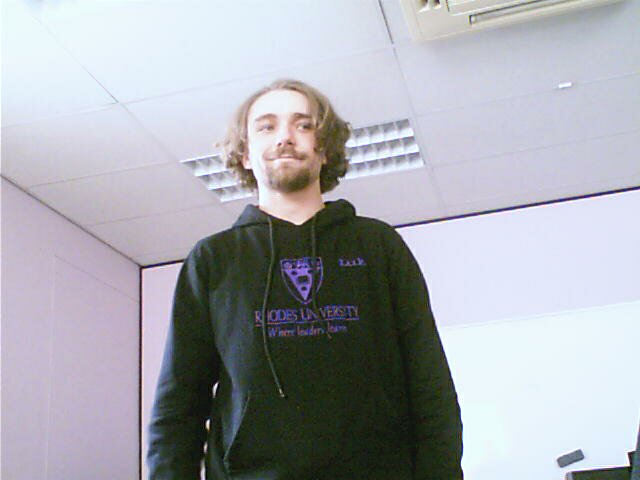
#> input picture me.jpg, 640 x 480 px; its folder holds 5 pictures in this run
$ python sharpen_blur.py
#> lines starting #> are read from the running program, lines starting #| are printed output that depends on the picture
#> in main, img is the input picture: shape (480, 640, 3); mean B, G, R 177.3, 170.8, 168.9
#!/usr/bin/env python3

import cv2
import numpy as np
import os

# [160 lines left out: functions makevideo, slid, slad, sharpen, sharpie, blur and 2 more, not called in this run]

def canhesharp(img):
  gray = cv2.cvtColor(img, cv2.COLOR_BGR2GRAY)
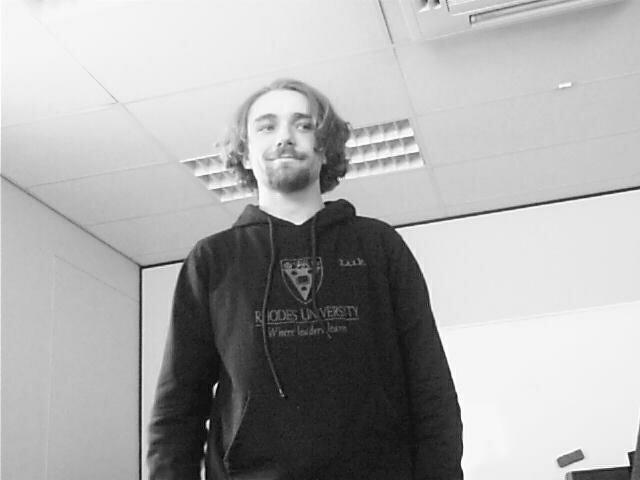
#> gray: shape (480, 640); min 0, max 255, mean 171
  blur = cv2.GaussianBlur(gray, (5, 5), 3)
  edges = cv2.Canny(blur, 50, 200)
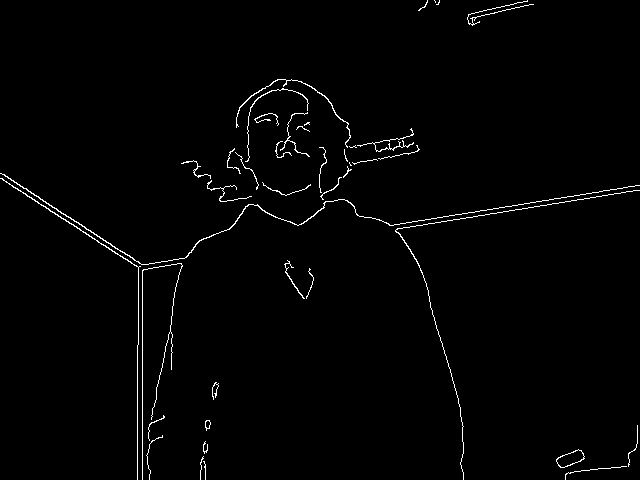
#> edges: shape (480, 640); 1.4% white in thin lines or dots
  cv2.imshow('Edges', edges)
  cv2.waitKey(0)
  #tchan = np.zeros_like(img)
  b = edges.copy()
  g = edges.copy()
  r = edges.copy()
  tchan = cv2.merge((b, g, r))
#> tchan: shape (480, 640, 3); 1.4% white in thin lines or dots
  w = np.ones_like(img) * 255
  diff = cv2.subtract(w, tchan)
#> diff: shape (480, 640, 3); 98.6% white; black in thin lines or dots
#> w: shape (480, 640, 3); every value is 255
  cv2.imshow('Diff', diff)
  cv2.waitKey(0)
  sharp = cv2.addWeighted(img, 1.0, diff, 1.0, 0)
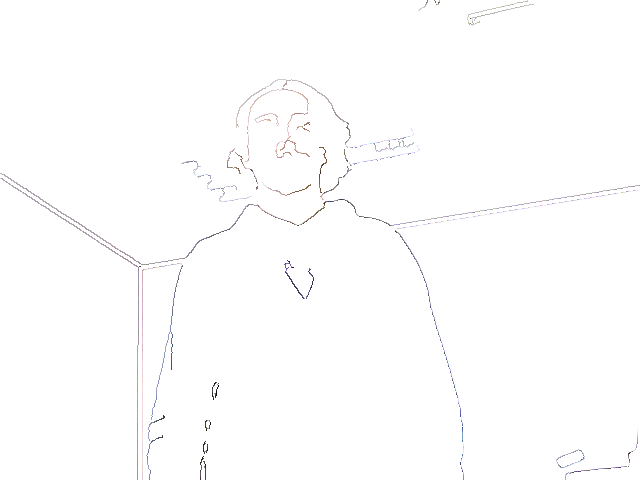
#> sharp: shape (480, 640, 3); mean B, G, R 253.8, 253.7, 253.8
  cv2.imshow('Sharp', sharp)
  cv2.waitKey(0)

def main():
  img = cv2.imread('me.jpg', 1)
  #resized = cv2.resize(img, (0,0), fx=0.5, fy=0.5)
  #img = resized
  cv2.imshow('Original', img)
  cv2.waitKey(0)
  canhesharp(img)
  # [9 lines of commented-out code are left out]
if __name__ == "__main__":
  # [6 lines of commented-out code are left out]
  main()
